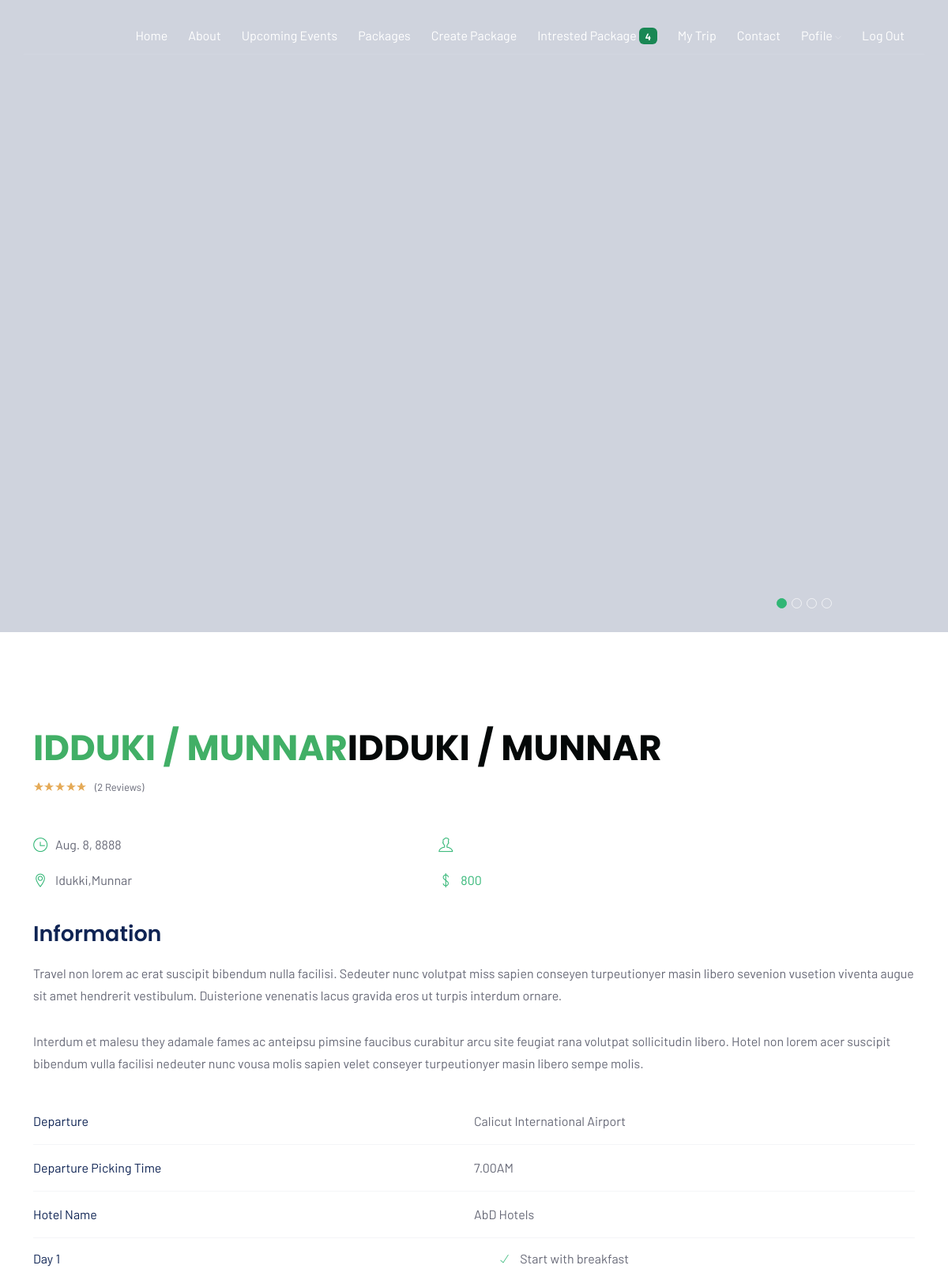
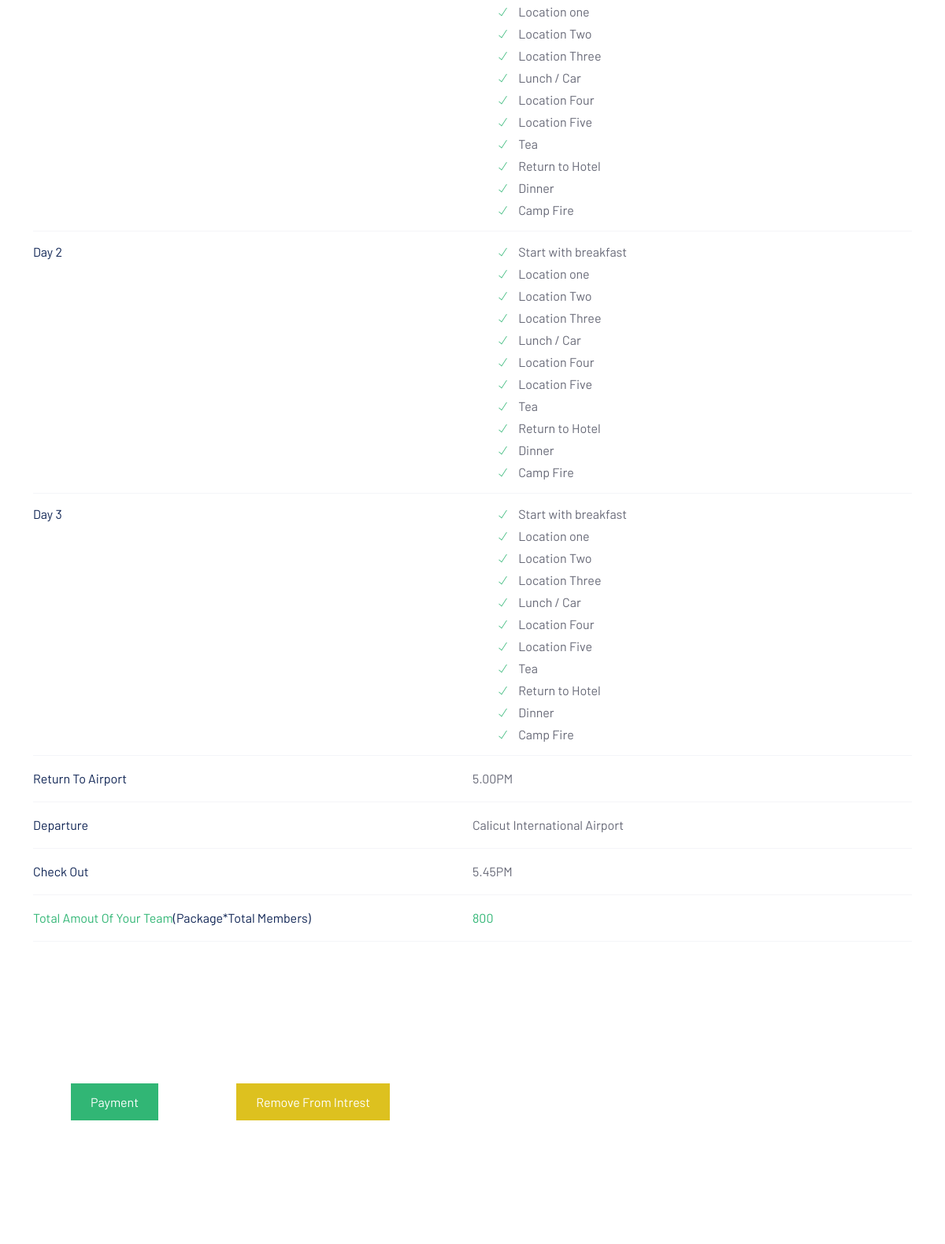
The app's page /acc/inpackagedetail/11 (signed in, upper part) with its own data (2 pictures, top to bottom).
### account/models.py (models this page shows, shortened)
class Intrested(models.Model):
    date=models.DateField()
    package=models.ForeignKey(Packages,on_delete=models.CASCADE)
    user=models.ForeignKey(User,on_delete=models.CASCADE)
    memberes=models.IntegerField()
    message=models.CharField(max_length=500, null=True)
    name=models.CharField(max_length=100, null=True)
    phone=models.IntegerField(null=True)
    email=models.EmailField(null=True)
    @property
    def totalamt(self):
        return self.package.price*self.memberes

class Packages(models.Model):
    packagename=models.CharField(max_length=200)
    price= models.IntegerField()
    image=models.ImageField(upload_to='package_images')
    image2=models.ImageField(upload_to='package_images',default='default_image.jpg')
    image3=models.ImageField(upload_to='package_images',default='default_image.jpg')
    description=models.CharField(max_length=1000)
    days=models.IntegerField()
    location=models.CharField(max_length=100)
    pickingdeparture=models.CharField(max_length=300)
    chekingtime=models.TimeField()
    hotelname=models.CharField(max_length=300)
    returnairporttime=models.TimeField()
    pickoutdeparture=models.CharField(max_length=300)
    checkouttime=models.TimeField()
    upcoming=models.BooleanField(default=True)

class TravelItinerary(models.Model):
    day = models.IntegerField()  # Day number
    package = models.ForeignKey(Packages, on_delete=models.CASCADE, related_name="iteneries")
    activities = models.JSONField()  # JSONField to store a list of activities

### account/views.py (the view)
# urls.py: path('inpackagedetail/<int:id>',Intrestedpackagedetailview.as_view(),name='inpackagedetail'),
@method_decorator(decs,name='dispatch')
class Intrestedpackagedetailview(DetailView):
    template_name="inpackagedetail.html"
    pk_url_kwarg='id'
    queryset=Intrested.objects.all()
    context_object_name="int"
    def get_queryset(self):
        return Intrested.objects.filter(user=self.request.user)

### account/context_processors.py (called while the page is built)
def intrested_count(request):
    if request.user.is_authenticated:
        cnt=Intrested.objects.filter(user=request.user).count()
        return {'count':cnt}
    else:
        return{"count":0}

### account/views.py (called while the page is built)
def signin_requierd(fn):
    def inner(requiest,*args,**kwargs):
        if requiest.user.is_authenticated:
            return fn(requiest,*args,**kwargs)
        else :
            messages.error(requiest,"Login first")
            return redirect("log")
    return inner

### account/templates/inpackagedetail.html (shortened to what this page needs)
{% extends 'headandfoot.html' %}
{% block headandfoot %}
{% load static %}
     <header class="header slider">
        <div class="owl-carousel owl-theme">
            <div class="text-center item bg-img" data-overlay-dark="2" data-background=" {{int.package.image.url}}"></div>
        </div>
    </header>
    <section class="tour-page section-padding" data-scroll-index="1">
        <div class="container">
            <div class="row">
                <div class="col-md-8 mb-30 pdetaile">
                    <div class="section-title mb-0">{{int.package.packagename}}<span>{{int.package.packagename}}</span></div>
                    <div class="rating mb-30"> <i class="star active"></i> <i class="star active"></i> <i class="star active"></i> <i class="star active"></i> <i class="star active"></i>
                        <div class="reviews-count color-2">(2 Reviews)</div>
                    </div>
                    <div class="tour-page head-icon">
                        <p><i class="ti-time"></i> {{int.date}}</p>
                        <p><i class="ti-user"></i> {{int.package.name}}</p>
                        <p><i class="ti-location-pin"></i>{{int.package.location}}</p>
                        <p><i class="ti-money"></i><b> {{int.totalamt}}</b></p>
                    </div>
                    <h6>Information</h6>
                    <p class="mb-30">Travel non lorem ac erat suscipit bibendum nulla facilisi. Sedeuter nunc volutpat miss sapien conseyen turpeutionyer masin libero sevenion vusetion viventa augue sit amet hendrerit vestibulum. Duisterione venenatis lacus gravida eros ut turpis interdum ornare.</p>
                    <p class="mb-30">Interdum et malesu they adamale fames ac anteipsu pimsine faucibus curabitur arcu site feugiat rana volutpat sollicitudin libero. Hotel non lorem acer suscipit bibendum vulla facilisi nedeuter nunc vousa molis sapien velet conseyer turpeutionyer masin libero sempe molis.</p>
                    <div class="tour-page time-table"> <span>Departure</span>
                        <p>Calicut International Airport</p>
                    </div>
                    <div class="tour-page time-table"> <span>Departure Picking Time</span>
                        <p>7.00AM</p>
                    </div>
                    <div class="tour-page time-table"> <span>Hotel Name</span>
                        <p>AbD Hotels</p>
                    </div>
                    {% for itenry in int.package.iteneries.all %}
                    <div class="tour-page time-table-price"> <span>Day {{itenry.day}}</span>
                        <ul class="tour-page time-table-price-include">
                            {%  for a in itenry.activities %}
                            <li><i class="ti-check"></i> {{ a}}</li>
                            {% endfor %}
                        </ul>
                    </div>
                    {% endfor %}
                    <div class="tour-page time-table"> <span>Return To Airport</span>
                        <p>5.00PM</p>
                    </div>
                    <div class="tour-page time-table"> <span>Departure </span>
                        <p>Calicut International Airport</p>
                    </div>
                    <div class="tour-page time-table"> <span>Check Out</span>
                        <p>5.45PM</p>
                    </div>
                    <div class="tour-page time-table"> <span><b>Total Amout Of Your Team</b>(Package*Total Members)</span>
                        <p><b>{{int.totalamt}}</b></p>
                    </div>
                    <br>
                    <br>
                    <br>
                    <br>
                </div>
            </div>
        </div>
        <div class="col-md-12 booknowbutton container">
            <button class="butn-dark p-5" ><a href="{% url 'payment' int.id %}"span>Payment</span></a></button>
            <button class="butn-dark1 p-5"  onclick="return confirm('Are you sure..?')" ><a href="{% url 'removeint' int.id %}"span>Remove From Intrest</span></a></button>
        </div>
    </section>
{% endblock headandfoot %}

### records on screen
Intrested: package.packagename "IDDUKI / MUNNAR", date "Aug. 8, 8888", package.location "Idukki,Munnar", totalamt "800"
TravelItinerary: day "1", activities "Start with breakfast" "Location one" "Location Two" "Location Three" "Lunch / Car" "Location Four" "Location Five" "Tea" "Return to Hotel" "Dinner" "Camp Fire"
TravelItinerary: day "2", activities "Start with breakfast" "Location one" "Location Two" "Location Three" "Lunch / Car" "Location Four" "Location Five" "Tea" "Return to Hotel" "Dinner" "Camp Fire"
TravelItinerary: day "3", activities "Start with breakfast" "Location one" "Location Two" "Location Three" "Lunch / Car" "Location Four" "Location Five" "Tea" "Return to Hotel" "Dinner" "Camp Fire"

### other values on screen
{{ count }} "4"
